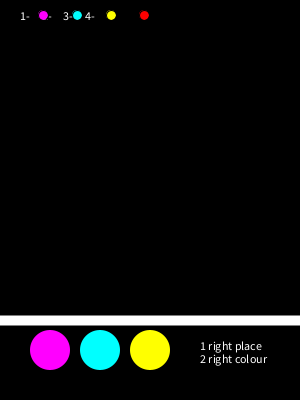
Frame 1 (no input)
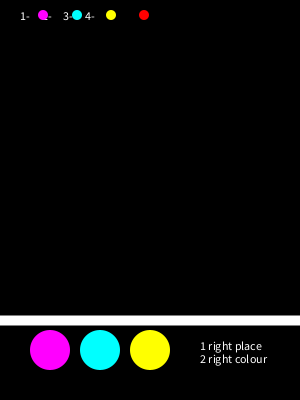
Frame 60 (the mouse pressed at the canvas centre just before this capture)
Frame 120 (the mouse held since frame 60 and released just before this capture): identical to frame 60, image omitted

The Processing sketch that drew these frames (run headless with seeded random() and noise(); from frame 60 on, the mouse is pressed at the canvas centre):

// Processing sketch: Codebreaker
// ── Codebreaker.pde
int rounds = 0;
int c1 = color(255, 0, 255);
int c2 = color(0, 255, 255);
int c3 = color(255, 255, 0);
int c4 = color(255, 0, 0);

void setup(){
  size(300, 400);
}

void draw(){
  background(0);
  text("1-     2-     3-     4-", 20, 20);
  fill(c1);
  ellipse(43, 15, 10, 10);
  fill(c2);
  ellipse(77, 15, 10, 10);
  fill(c3);
  ellipse(111, 15, 10, 10);
  fill(c4);
  ellipse(144, 15, 10, 10);
  
  stroke(255);
  strokeWeight(10);
  line(0, height - 80, width, height - 80);
  noStroke();
  
  
  for (int i = 0; i < rounds + 1; i++){
    fill(c1);
    ellipse(50 ,height - 50, 40, 40);
    fill(c2);
    ellipse(100 ,height - 50, 40, 40);
    fill(c3);
    ellipse(150 ,height - 50, 40, 40);
    fill(255);
    text("1 right place", 200 ,height - 50);
    text("2 right colour", 200 ,height - 37);
  }
}
